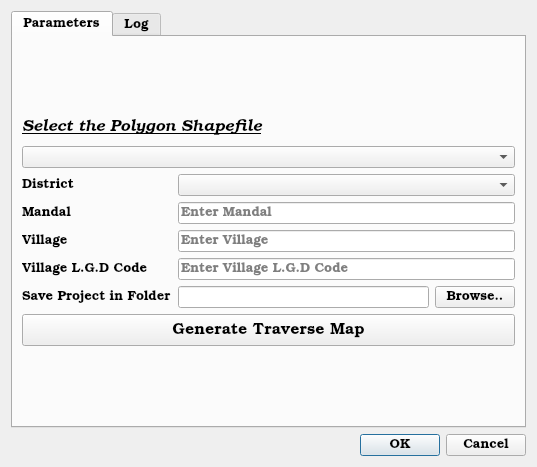
<?xml version="1.0" encoding="UTF-8"?>
<ui version="4.0">
 <class>SVAMITVAHabitationTraverseMapDialog</class>
 <widget class="QDialog" name="SVAMITVAHabitationTraverseMapDialog">
  <property name="geometry">
   <rect>
    <x>0</x>
    <y>0</y>
    <width>537</width>
    <height>467</height>
   </rect>
  </property>
  <property name="font">
   <font>
    <family>Bookman Old Style</family>
    <pointsize>10</pointsize>
   </font>
  </property>
  <property name="windowTitle">
   <string>Habitation Traverse Map Generator</string>
  </property>
  <layout class="QVBoxLayout" name="verticalLayout_4">
   <item>
    <widget class="QTabWidget" name="tabWidget">
     <property name="currentIndex">
      <number>0</number>
     </property>
     <widget class="QWidget" name="Parametes">
      <attribute name="title">
       <string>Parameters</string>
      </attribute>
      <layout class="QVBoxLayout" name="verticalLayout_3">
       <item>
        <layout class="QVBoxLayout" name="verticalLayout">
         <item>
          <widget class="QLabel" name="SelectPolygon">
           <property name="sizePolicy">
            <sizepolicy hsizetype="Fixed" vsizetype="Fixed">
             <horstretch>0</horstretch>
             <verstretch>0</verstretch>
            </sizepolicy>
           </property>
           <property name="minimumSize">
            <size>
             <width>0</width>
             <height>23</height>
            </size>
           </property>
           <property name="font">
            <font>
             <family>Bookman Old Style</family>
             <pointsize>12</pointsize>
             <italic>true</italic>
             <underline>true</underline>
            </font>
           </property>
           <property name="text">
            <string>Select the Polygon Shapefile</string>
           </property>
           <property name="textFormat">
            <enum>Qt::RichText</enum>
           </property>
           <property name="alignment">
            <set>Qt::AlignLeading|Qt::AlignLeft|Qt::AlignVCenter</set>
           </property>
           <property name="wordWrap">
            <bool>false</bool>
           </property>
           <property name="textInteractionFlags">
            <set>Qt::TextSelectableByMouse</set>
           </property>
          </widget>
         </item>
         <item>
          <widget class="QComboBox" name="polygonLayerComboBox"/>
         </item>
         <item>
          <layout class="QGridLayout" name="gridLayout">
           <item row="3" column="1" colspan="2">
            <widget class="QLineEdit" name="lgdLineEdit">
             <property name="sizePolicy">
              <sizepolicy hsizetype="Expanding" vsizetype="Fixed">
               <horstretch>0</horstretch>
               <verstretch>0</verstretch>
              </sizepolicy>
             </property>
             <property name="minimumSize">
              <size>
               <width>250</width>
               <height>0</height>
              </size>
             </property>
             <property name="font">
              <font>
               <family>Bookman Old Style</family>
               <pointsize>10</pointsize>
              </font>
             </property>
             <property name="placeholderText">
              <string>Enter Village L.G.D Code</string>
             </property>
            </widget>
           </item>
           <item row="0" column="1" colspan="2">
            <widget class="QComboBox" name="districtComboBox">
             <property name="sizePolicy">
              <sizepolicy hsizetype="Expanding" vsizetype="Fixed">
               <horstretch>0</horstretch>
               <verstretch>0</verstretch>
              </sizepolicy>
             </property>
             <property name="maximumSize">
              <size>
               <width>16777215</width>
               <height>30</height>
              </size>
             </property>
             <property name="font">
              <font>
               <family>Bookman Old Style</family>
               <pointsize>10</pointsize>
              </font>
             </property>
             <property name="editable">
              <bool>false</bool>
             </property>
             <property name="currentIndex">
              <number>-1</number>
             </property>
             <property name="placeholderText">
              <string>Select District</string>
             </property>
             <item>
              <property name="text">
               <string>Alluri Sitarama Raju</string>
              </property>
             </item>
             <item>
              <property name="text">
               <string>Anakapalli</string>
              </property>
             </item>
             <item>
              <property name="text">
               <string>Ananthapuramu</string>
              </property>
             </item>
             <item>
              <property name="text">
               <string>Annamayya</string>
              </property>
             </item>
             <item>
              <property name="text">
               <string>Bapatla</string>
              </property>
             </item>
             <item>
              <property name="text">
               <string>Chittoor</string>
              </property>
             </item>
             <item>
              <property name="text">
               <string>Dr. B.R. Ambedkar Konaseema</string>
              </property>
             </item>
             <item>
              <property name="text">
               <string>East Godavari</string>
              </property>
             </item>
             <item>
              <property name="text">
               <string>Eluru</string>
              </property>
             </item>
             <item>
              <property name="text">
               <string>Guntur</string>
              </property>
             </item>
             <item>
              <property name="text">
               <string>Kakinada</string>
              </property>
             </item>
             <item>
              <property name="text">
               <string>Krishna</string>
              </property>
             </item>
             <item>
              <property name="text">
               <string>Kurnool</string>
              </property>
             </item>
             <item>
              <property name="text">
               <string>Nandyal</string>
              </property>
             </item>
             <item>
              <property name="text">
               <string>NTR</string>
              </property>
             </item>
             <item>
              <property name="text">
               <string>Palnadu</string>
              </property>
             </item>
             <item>
              <property name="text">
               <string>Parvathipuram Manyam</string>
              </property>
             </item>
             <item>
              <property name="text">
               <string>Prakasam</string>
              </property>
             </item>
             <item>
              <property name="text">
               <string>Sri Potti Sriramulu Nellore</string>
              </property>
             </item>
             <item>
              <property name="text">
               <string>Sri Satya Sai</string>
              </property>
             </item>
             <item>
              <property name="text">
               <string>Srikakulam</string>
              </property>
             </item>
             <item>
              <property name="text">
               <string>Tirupati</string>
              </property>
             </item>
             <item>
              <property name="text">
               <string>Visakhapatnam</string>
              </property>
             </item>
             <item>
              <property name="text">
               <string>Vizianagaram</string>
              </property>
             </item>
             <item>
              <property name="text">
               <string>West Godavari</string>
              </property>
             </item>
             <item>
              <property name="text">
               <string>YSR Kadapa</string>
              </property>
             </item>
            </widget>
           </item>
           <item row="1" column="0">
            <widget class="QLabel" name="Mandal">
             <property name="sizePolicy">
              <sizepolicy hsizetype="Maximum" vsizetype="Fixed">
               <horstretch>0</horstretch>
               <verstretch>0</verstretch>
              </sizepolicy>
             </property>
             <property name="font">
              <font>
               <family>Bookman Old Style</family>
               <pointsize>10</pointsize>
              </font>
             </property>
             <property name="text">
              <string>Mandal</string>
             </property>
            </widget>
           </item>
           <item row="4" column="2">
            <widget class="QPushButton" name="browseOutputButton">
             <property name="sizePolicy">
              <sizepolicy hsizetype="Minimum" vsizetype="Fixed">
               <horstretch>0</horstretch>
               <verstretch>0</verstretch>
              </sizepolicy>
             </property>
             <property name="font">
              <font>
               <family>Bookman Old Style</family>
               <pointsize>10</pointsize>
              </font>
             </property>
             <property name="text">
              <string>Browse..</string>
             </property>
            </widget>
           </item>
           <item row="1" column="1" colspan="2">
            <widget class="QLineEdit" name="mandalLineEdit">
             <property name="sizePolicy">
              <sizepolicy hsizetype="Expanding" vsizetype="Fixed">
               <horstretch>0</horstretch>
               <verstretch>0</verstretch>
              </sizepolicy>
             </property>
             <property name="font">
              <font>
               <family>Bookman Old Style</family>
               <pointsize>10</pointsize>
              </font>
             </property>
             <property name="placeholderText">
              <string>Enter Mandal</string>
             </property>
             <property name="clearButtonEnabled">
              <bool>false</bool>
             </property>
            </widget>
           </item>
           <item row="3" column="0">
            <widget class="QLabel" name="LGDCode">
             <property name="sizePolicy">
              <sizepolicy hsizetype="Maximum" vsizetype="Fixed">
               <horstretch>0</horstretch>
               <verstretch>0</verstretch>
              </sizepolicy>
             </property>
             <property name="font">
              <font>
               <family>Bookman Old Style</family>
               <pointsize>10</pointsize>
              </font>
             </property>
             <property name="text">
              <string>Village L.G.D Code</string>
             </property>
            </widget>
           </item>
           <item row="4" column="1">
            <widget class="QLineEdit" name="outputFolderLineEdit">
             <property name="enabled">
              <bool>true</bool>
             </property>
             <property name="sizePolicy">
              <sizepolicy hsizetype="Expanding" vsizetype="Fixed">
               <horstretch>0</horstretch>
               <verstretch>0</verstretch>
              </sizepolicy>
             </property>
             <property name="font">
              <font>
               <family>Bookman Old Style</family>
               <pointsize>10</pointsize>
              </font>
             </property>
             <property name="readOnly">
              <bool>true</bool>
             </property>
            </widget>
           </item>
           <item row="4" column="0">
            <widget class="QLabel" name="SelectFolder">
             <property name="sizePolicy">
              <sizepolicy hsizetype="Maximum" vsizetype="Fixed">
               <horstretch>0</horstretch>
               <verstretch>0</verstretch>
              </sizepolicy>
             </property>
             <property name="font">
              <font>
               <family>Bookman Old Style</family>
               <pointsize>10</pointsize>
              </font>
             </property>
             <property name="text">
              <string>Save Project in Folder</string>
             </property>
            </widget>
           </item>
           <item row="0" column="0">
            <widget class="QLabel" name="District">
             <property name="sizePolicy">
              <sizepolicy hsizetype="Fixed" vsizetype="Fixed">
               <horstretch>0</horstretch>
               <verstretch>0</verstretch>
              </sizepolicy>
             </property>
             <property name="font">
              <font>
               <family>Bookman Old Style</family>
               <pointsize>10</pointsize>
              </font>
             </property>
             <property name="text">
              <string>District</string>
             </property>
            </widget>
           </item>
           <item row="2" column="1" colspan="2">
            <widget class="QLineEdit" name="villageLineEdit">
             <property name="sizePolicy">
              <sizepolicy hsizetype="Expanding" vsizetype="Fixed">
               <horstretch>0</horstretch>
               <verstretch>0</verstretch>
              </sizepolicy>
             </property>
             <property name="font">
              <font>
               <family>Bookman Old Style</family>
               <pointsize>10</pointsize>
              </font>
             </property>
             <property name="placeholderText">
              <string>Enter Village</string>
             </property>
            </widget>
           </item>
           <item row="2" column="0">
            <widget class="QLabel" name="Village">
             <property name="sizePolicy">
              <sizepolicy hsizetype="Maximum" vsizetype="Fixed">
               <horstretch>0</horstretch>
               <verstretch>0</verstretch>
              </sizepolicy>
             </property>
             <property name="font">
              <font>
               <family>Bookman Old Style</family>
               <pointsize>10</pointsize>
              </font>
             </property>
             <property name="text">
              <string>Village</string>
             </property>
            </widget>
           </item>
          </layout>
         </item>
         <item>
          <widget class="QPushButton" name="generateTraverseButton">
           <property name="minimumSize">
            <size>
             <width>0</width>
             <height>32</height>
            </size>
           </property>
           <property name="font">
            <font>
             <family>Bookman Old Style</family>
             <pointsize>12</pointsize>
            </font>
           </property>
           <property name="text">
            <string>Generate Traverse Map</string>
           </property>
          </widget>
         </item>
        </layout>
       </item>
      </layout>
     </widget>
     <widget class="QWidget" name="Log">
      <attribute name="title">
       <string>Log</string>
      </attribute>
      <layout class="QVBoxLayout" name="verticalLayout_5">
       <item>
        <layout class="QVBoxLayout" name="verticalLayout_2">
         <item>
          <widget class="QTextEdit" name="logTextEdit">
           <property name="sizePolicy">
            <sizepolicy hsizetype="Expanding" vsizetype="Minimum">
             <horstretch>0</horstretch>
             <verstretch>0</verstretch>
            </sizepolicy>
           </property>
          </widget>
         </item>
         <item>
          <widget class="QProgressBar" name="progressBar">
           <property name="value">
            <number>0</number>
           </property>
          </widget>
         </item>
        </layout>
       </item>
      </layout>
     </widget>
    </widget>
   </item>
   <item>
    <widget class="QDialogButtonBox" name="buttonBox">
     <property name="orientation">
      <enum>Qt::Horizontal</enum>
     </property>
     <property name="standardButtons">
      <set>QDialogButtonBox::Cancel|QDialogButtonBox::Ok</set>
     </property>
    </widget>
   </item>
  </layout>
 </widget>
 <resources/>
 <connections>
  <connection>
   <sender>buttonBox</sender>
   <signal>accepted()</signal>
   <receiver>SVAMITVAHabitationTraverseMapDialog</receiver>
   <slot>accept()</slot>
   <hints>
    <hint type="sourcelabel">
     <x>248</x>
     <y>254</y>
    </hint>
    <hint type="destinationlabel">
     <x>157</x>
     <y>274</y>
    </hint>
   </hints>
  </connection>
  <connection>
   <sender>buttonBox</sender>
   <signal>rejected()</signal>
   <receiver>SVAMITVAHabitationTraverseMapDialog</receiver>
   <slot>reject()</slot>
   <hints>
    <hint type="sourcelabel">
     <x>316</x>
     <y>260</y>
    </hint>
    <hint type="destinationlabel">
     <x>286</x>
     <y>274</y>
    </hint>
   </hints>
  </connection>
 </connections>
</ui>
